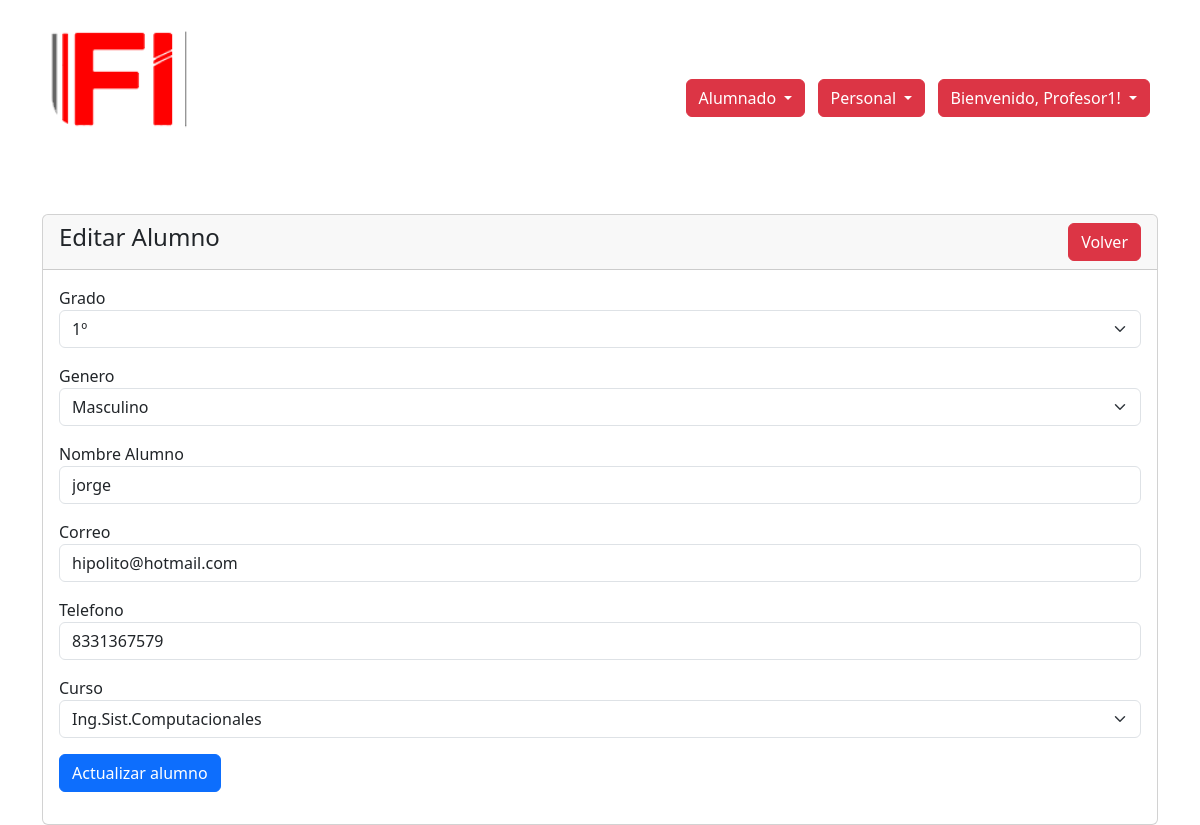
Page /student-edit.php?id=2 (signed in) on the committed database.
### tables this page shows
CREATE TABLE `alumnos` (
  `id` int(11) NOT NULL,
  `Grado` varchar(10) NOT NULL,
  `Genero` varchar(9) NOT NULL,
  `nombre` varchar(100) NOT NULL,
  `correo` varchar(100) NOT NULL,
  `telefono` varchar(100) NOT NULL,
  `carrera` varchar(100) NOT NULL
);

### student-edit.php (the view, shortened to what this page needs)
<!doctype html>
<html lang="en">
<head>
    <link href="https://cdn.jsdelivr.net/npm/bootstrap@5.1.3/dist/css/bootstrap.min.css" rel="stylesheet">
</head>
<body>
    <?php include('plantillas/header.php'); ?>
    <div class="container mt-5">
        <div class="row">
            <div class="col-md-12">
                <div class="card">
                    <div class="card-header">
                        <h4>Editar Alumno
                            <a href="index.php" class="btn btn-danger float-end">Volver</a>
                        </h4>
                    </div>
                    <div class="card-body">
                        <?php
                        if (isset($_GET['id'])) {
                            $student_id = mysqli_real_escape_string($con, $_GET['id']);
                            $query = "SELECT * FROM alumnos WHERE id='$student_id' ";
                            $query_run = mysqli_query($con, $query);
                            if (mysqli_num_rows($query_run) > 0) {
                                $student = mysqli_fetch_array($query_run);
                        ?>
                                <form action="code.php" method="POST">
                                    <div class="mb-3">
                                        <label>Grado</label>
                                        <select class="form-select" name="Grado" class="form-control">
                                            <option <?= ($student['Grado'] == '1º') ? 'selected' : ''; ?>>1º</option>
                                        </select>
                                    </div>
                                    <div class="mb-3">
                                        <label>Genero</label>
                                        <select class="form-select" name="Genero" id="Genero" value="<?= $student['Genero']; ?>">
                                            <option value="Masculino">Masculino</option>
                                        </select>
                                    </div>
                                    <div class="mb-3">
                                        <label>Nombre Alumno</label>
                                        <input type="text" name="nombre" value="<?= $student['nombre']; ?>" class="form-control">
                                    </div>
                                    <div class="mb-3">
                                        <label>Correo</label>
                                        <input type="email" name="correo" value="<?= $student['correo']; ?>" class="form-control">
                                    </div>
                                    <div class="mb-3">
                                        <label>Telefono</label>
                                        <input type="text" name="telefono" value="<?= $student['telefono']; ?>" class="form-control">
                                    </div>
                                    <div class="mb-3">
                                        <label>Curso</label>
                                        <select class="form-select" name="carrera" id="carrera">
                                            <option <?= ($student['carrera'] == 'Ing.Sist.Computacionales') ? 'selected' : ''; ?>>Ing.Sist.Computacionales</option>
                                        </select>
                                    </div>
                                    <div class="mb-3">
                                        <button type="submit" name="update_student" class="btn btn-primary">
                                            Actualizar alumno
                                        </button>
                                    </div>
                                </form>
                        <?php
                            } else {
                                echo "<h4>No se encontraron datos</h4>";
                            }
                        }
                        ?>
                    </div>
                </div>
            </div>
        </div>
    </div>
</body>
</html>

### rows in the picture
alumnos: Grado "1º", Genero "Masculino", nombre "jorge", correo "hipolito@hotmail.com", telefono "8331367579", carrera "Ing.Sist.Computacionales"

### other values in the picture
$nombre_usuario "Profesor1"
